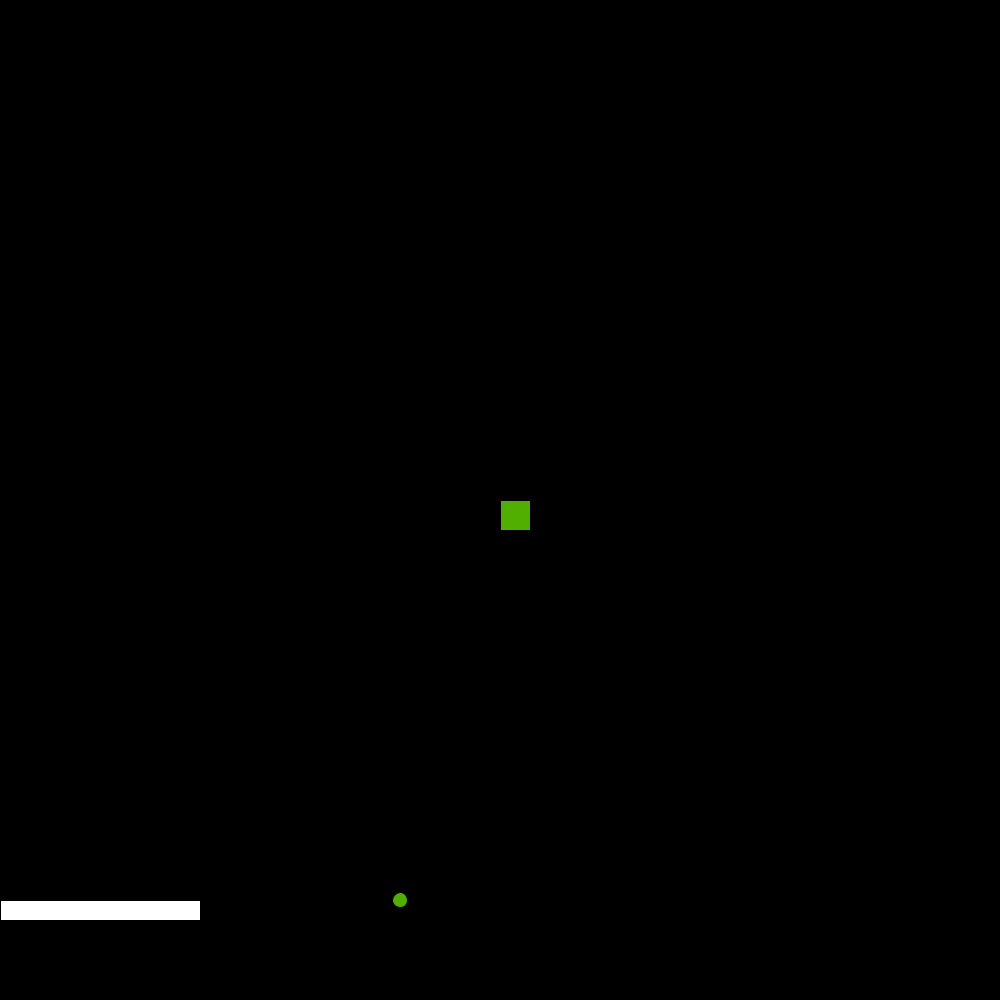
Frame 1 (no input)
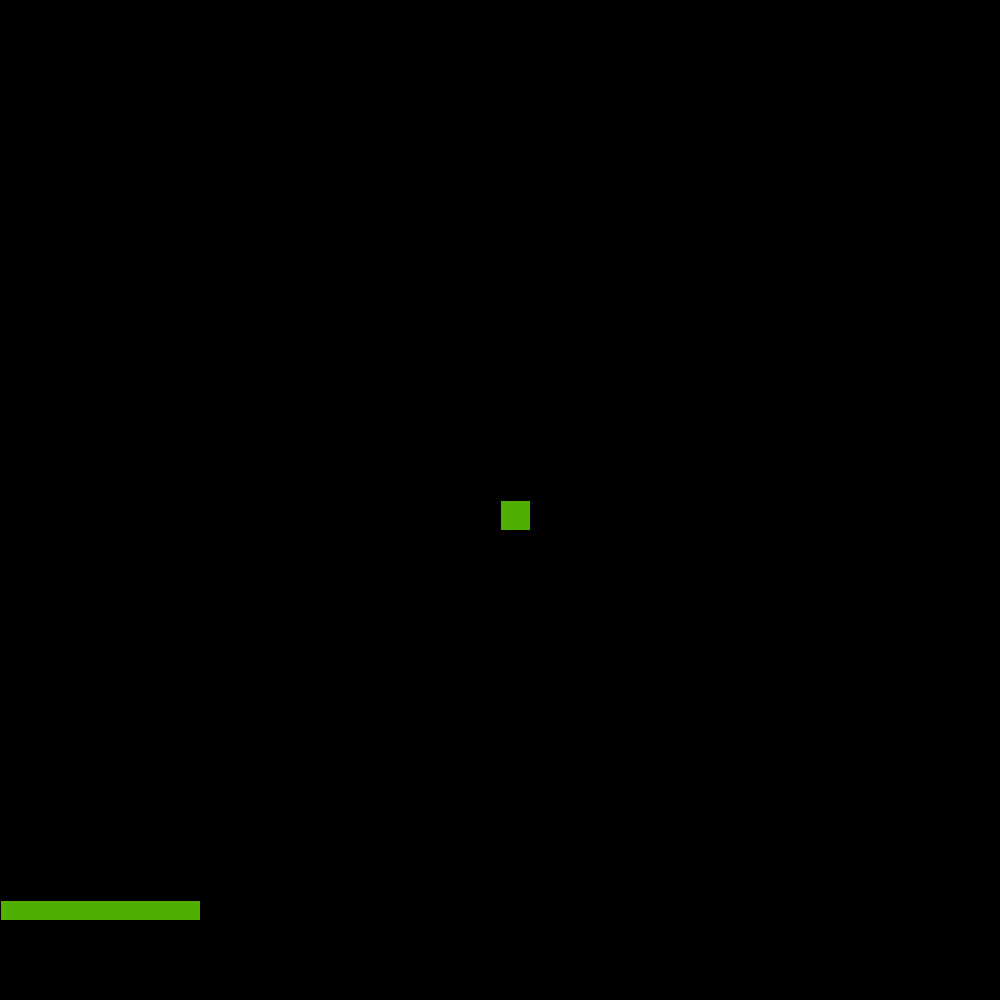
Frame 60 (the mouse pressed at the canvas centre just before this capture)
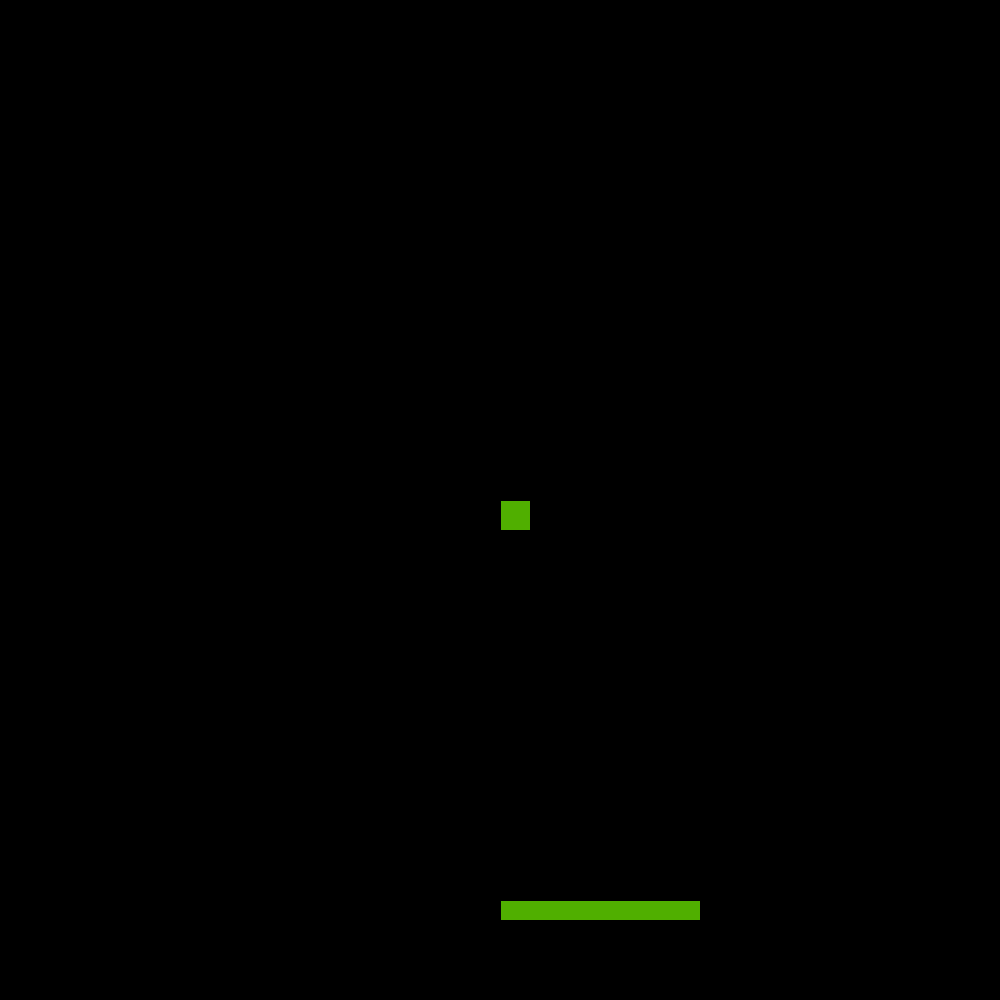
Frame 120 (the mouse held since frame 60 and released just before this capture)

The Processing sketch that drew these frames (run headless with seeded random() and noise(); from frame 60 on, the mouse is pressed at the canvas centre):

// Processing sketch: ShooterBridger
// ── ShooterBridger.pde
int bx=400;
int by=900;
int alienx=500;
int alieny=500;
void setup()
{
size(1000,1000);

}

void draw()
{
  background(0,0,0);
  rect(mouseX,900,200,20);
  
  fill(80,175,0);
  ellipse(bx,by,15,15);
  by=by-100;
  rect(alienx,alieny,30,30);
  rect(alienx,alieny,30,30);
  rect(alienx,alieny,30,30);
  rect(alienx,alieny,30,30);
  
  if(bx>alienx&&bx<alienx+30&&by<alieny+30)
  {
    alienx=(int)random(0,900);
    alieny=(int)random(0,500);
  }






}






void mousePressed()
{
  bx=mouseX;
  by=900;
}
